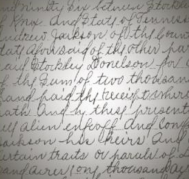
#> input picture Prova/Pratica 3 - Limiarizacao/imagem1.png, 189 x 179 px
$ python 'AULA 3 - 8 - limiarização por Welnner.py'
#> lines starting #> are read from the running program, lines starting #| are printed output that depends on the picture; after the words box and inside, x2 and y2 are one past the last pixel; in counts of white or black regions, pixels touching at a corner belong together
import cv2
import numpy as np

"""
O código implementa o algoritmo de limiarização adaptativa de Wellner em uma imagem em escala de cinza. Ele
percorre a imagem pixel por pixel, calculando um limiar adaptativo com base na média dos valores de intensidade na
vizinhança do pixel atual. A vizinhança é definida por uma janela de tamanho determinado pelo parâmetro window_size.
Para cada pixel, a média local é calculada na região de interesse ao redor dele e usada como limiar para binarizar o
pixel. O resultado é uma imagem binarizada, onde os pixels são classificados como preto ou branco dependendo se sua
intensidade é maior ou menor que o limiar adaptativo calculado. Este método é eficaz para segmentar imagens com
variações locais de iluminação.
"""


def wellner_adaptive_threshold(img, window_size=15):
    # Calcula o tamanho da imagem
#> called with window_size = 15
    height, width = img.shape
#> height = 179; width = 189

    # Inicializa a imagem binarizada
    binary_img = np.zeros_like(img, dtype=np.uint8)

    # Loop sobre a imagem para calcular o limiar adaptativo
    for y in range(height):
        for x in range(width):
            # Define a região de interesse ao redor do pixel atual
            y1 = max(0, y - window_size // 2)
            y2 = min(height, y + window_size // 2 + 1)
            x1 = max(0, x - window_size // 2)
            x2 = min(width, x + window_size // 2 + 1)
            roi = img[y1:y2, x1:x2]
            # Calcula a média local
            mean = np.mean(roi)
            threshold = mean
            # Binariza o pixel de acordo com o limiar adaptativo
            if img[y, x] > threshold:
                binary_img[y, x] = 255
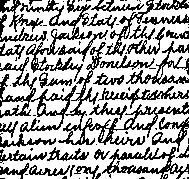
#> binary_img: shape (179, 189); 65.5% white; black in thin lines or dots

    return binary_img


# Carrega a imagem
img = cv2.imread('imagem1.png', cv2.IMREAD_GRAYSCALE)

# Aplica o limiar de Wellner adaptativo
thresholded_img = wellner_adaptive_threshold(img)

# Exibe a imagem original e a imagem limiarizada
cv2.imshow('Original Image', img)
cv2.imshow('Adaptive Wellner Thresholded Image', thresholded_img)
cv2.waitKey(0)
cv2.destroyAllWindows()

$ run again, with Prova/Pratica 3 - Limiarizacao/wiki.png copied over Prova/Pratica 3 - Limiarizacao/imagem1.png
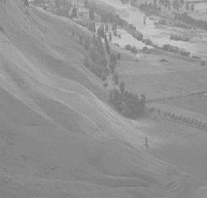
#> input picture Prova/Pratica 3 - Limiarizacao/wiki.png, 207 x 198 px
#> img is the input picture: shape (198, 207); min 114, max 208, mean 147
#> after the loop in wellner_adaptive_threshold, `for y in range(height):`:
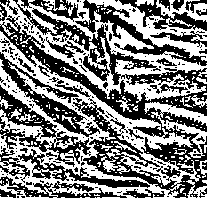
#> binary_img: shape (198, 207); 49.7% white; 248 white regions (223 under 20 px), largest, box (x1, y1, x2, y2) and area: (0, 31, 201, 198) 9167, (0, 0, 207, 103) 5658, (87, 0, 207, 61) 1766
